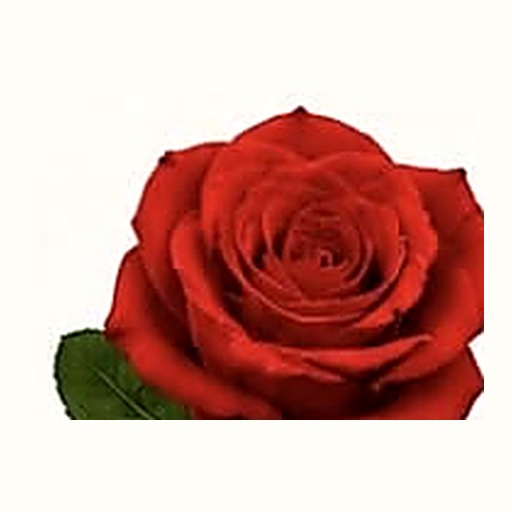
#> input picture assets/cards/flowers/01-rose-photo.jpg, 512 x 512 px, given in place of 61c03115b0e1bf1c179a8a5075299608.jpg, which was not available
$ python extract_flower_cards.py
#> lines starting #> are read from the running program, lines starting #| are printed output that depends on the picture; pictures that were not available may be replaced by others from this repository, and a replacement may not be noted
"""Extract clean flower-only card art from the three supplied reference sheets."""

from __future__ import annotations

import json
import re
from pathlib import Path

from PIL import Image, ImageChops, ImageEnhance, ImageFilter, ImageOps, ImageStat


PROJECT = Path(__file__).resolve().parents[1]
OUTPUT = PROJECT / "assets" / "cards" / "flowers"
SOURCE_ROOT = Path(r"C:\Users\1039986\Desktop\DRAWINGS PICS\flowers")

SHEETS = [
    {
        "file": "61c03115b0e1bf1c179a8a5075299608.jpg",
        "names": [
            "Rose", "Sunflower", "Lily", "Peony", "Lavender",
            "Tulip", "Daisy", "Daffodil", "Orchid", "Hydrangea",
            "Carnation", "Iris", "Gerbera", "Calla Lily", "Dahlia",
            "Hyacinth", "Cherry Blossom", "Marigold", "Lotus", "Gardenia",
            "Baby's Breath", "Anemone", "Sweet Pea", "Bird of Paradise", "Clematis",
        ],
        "columns": 5,
        "rows": 5,
        "grid": (0, 132, 1125, 1522),
        "inset": (10, 15, 10, 120),
    },
    {
        "file": "ad354126048a6fa24f8944b2f877aa1a.jpg",
        "names": [
            "Rose", "Sunflower", "Lily", "Tulip",
            "Lotus", "Hibiscus", "Daisy", "Daffodil",
            "Lavender", "Peony", "Carnation", "Cherry Blossom",
            "Marigold", "Hydrangea", "Gerbera", "Jasmine",
            "Iris", "Gardenia", "Plumeria", "Pansy",
        ],
        "columns": 4,
        "rows": 5,
        "grid": (13, 213, 723, 1214),
        "inset": (58, 48, 10, 62),
    },
    {
        "file": "d63675048a0ec9fbd0e3d87f0f99a1c7.jpg",
        "names": [
            "Rose", "Tulip", "Daisy", "Sunflower", "Lily",
            "Daffodil", "Marigold", "Gerbera", "Carnation", "Chrysanthemum",
            "Orchid", "Hibiscus", "Lotus", "Water Lily", "Magnolia",
            "Peony", "Poppy", "Iris", "Lavender",
        ],
        "columns": 5,
        "rows": 9,
        "grid": (13, 103, 722, 1156),
        "inset": (7, 1, 7, 55),
    },
]


def slugify(value: str) -> str:
    return re.sub(r"[^a-z0-9]+", "-", value.lower()).strip("-")


def center_foreground(image: Image.Image) -> Image.Image:
    image = image.crop((4, 4, image.width - 4, image.height - 4))
    corners = Image.new("RGB", (4, 1))
    corner_pixels = [
        image.getpixel((0, 0)), image.getpixel((image.width - 1, 0)),
        image.getpixel((0, image.height - 1)), image.getpixel((image.width - 1, image.height - 1)),
    ]
    corners.putdata(corner_pixels)
    background = tuple(round(value) for value in ImageStat.Stat(corners).median)
    difference = ImageChops.difference(image, Image.new("RGB", image.size, background))
    mask = ImageChops.lighter(
        ImageChops.lighter(difference.getchannel("R"), difference.getchannel("G")),
        difference.getchannel("B"),
    )
    mask = mask.point(lambda value: 255 if value > 18 else 0)
    bounds = mask.getbbox()
    if bounds:
        padding_x = max(5, round((bounds[2] - bounds[0]) * 0.05))
        padding_y = max(5, round((bounds[3] - bounds[1]) * 0.05))
        bounds = (
            max(0, bounds[0] - padding_x), max(0, bounds[1] - padding_y),
            min(image.width, bounds[2] + padding_x), min(image.height, bounds[3] + padding_y),
        )
        image = image.crop(bounds)
    return image


def extract_cell(image: Image.Image, sheet: dict, index: int) -> Image.Image:
    left, top, right, bottom = sheet["grid"]
    cell_width = (right - left) / sheet["columns"]
    cell_height = (bottom - top) / sheet["rows"]
    column = index % sheet["columns"]
    row = index // sheet["columns"]
    inset_left, inset_top, inset_right, inset_bottom = sheet["inset"]
    box = (
        round(left + column * cell_width + inset_left),
        round(top + row * cell_height + inset_top),
        round(left + (column + 1) * cell_width - inset_right),
        round(top + (row + 1) * cell_height - inset_bottom),
    )
    crop = image.crop(box).convert("RGB")
    crop = center_foreground(crop)
    crop = ImageEnhance.Contrast(crop).enhance(1.04)
    crop = crop.filter(ImageFilter.UnsharpMask(radius=1.2, percent=115, threshold=3))

    fitted = ImageOps.contain(crop, (456, 456), Image.Resampling.LANCZOS)
    card = Image.new("RGB", (512, 512), "#fffdf8")
    card.paste(fitted, ((512 - fitted.width) // 2, (512 - fitted.height) // 2))
    return card


def main() -> None:
    entries = []
    card_number = 1
    for sheet in SHEETS:
        source = Image.open(SOURCE_ROOT / sheet["file"])
#> source is the input picture: PIL image 512x512 RGB; mean R, G, B 208.5, 164.2, 156.9
        for source_index, name in enumerate(sheet["names"]):
            card = extract_cell(source, sheet, source_index)
            filename = f"{card_number:02d}-{slugify(name)}-photo.jpg"
            card.save(OUTPUT / filename, "JPEG", quality=92, optimize=True, progressive=True)
            entries.append({"id": card_number, "name": name, "file": filename})
            card_number += 1
#> this loop made 25 passes
#> pass 1, in extract_cell, `crop = image.crop(box).convert("RGB")`:
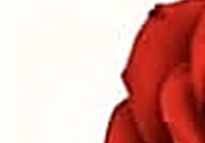
#> crop: PIL image 205x143 RGB; mean R, G, B 221.1, 168.5, 161.6
#> pass 1, in center_foreground, `image = image.crop((4, 4, image.width - 4, image.height - 4))`:
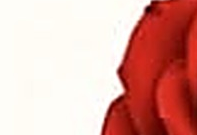
#> image: PIL image 197x135 RGB; mean R, G, B 221.6, 168.9, 161.9
#> pass 1, in center_foreground, `difference = ImageChops.difference(image, Image.new("RGB", image.size,..`:
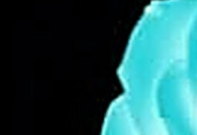
#> difference: PIL image 197x135 RGB; mean R, G, B 33, 84.2, 86.4
#> pass 1, in center_foreground, `mask = ImageChops.lighter( ImageChops.lighter(difference.getchannel("R..`:
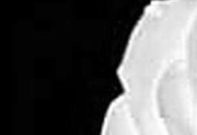
#> mask: PIL image 197x135 L; min 0, max 253, mean 86.6
#> after the loop:
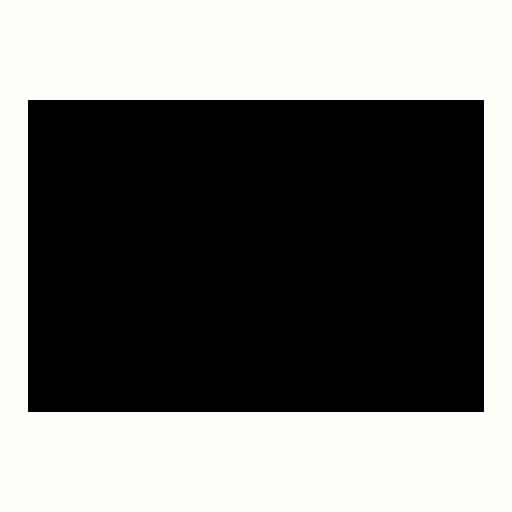
#> card: PIL image 512x512 RGB; mean R, G, B 116.6, 115.7, 113.4
#> after the loop, card_number = 26; entries = 25 items
#> pass 2 of the loop in main, `for sheet in SHEETS:`:
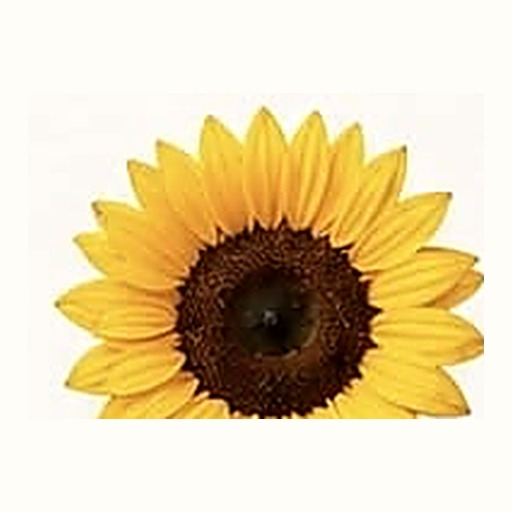
#> input picture assets/cards/flowers/02-sunflower-photo.jpg, 512 x 512 px, given in place of ad354126048a6fa24f8944b2f877aa1a.jpg, which was not available
#> in main, source is the input picture: PIL image 512x512 RGB; mean R, G, B 225.7, 207.7, 169.7
#> the loop in main, `for source_index, name in enumerate(sheet["names"]):` made 20 passes
#> filename on passes 4, 8, 9, 10, 11: '29-tulip-photo.jpg', '33-daffodil-photo.jpg', '34-lavender-photo.jpg', '35-peony-photo.jpg', '36-carnation-photo.jpg'
#> pass 1, in center_foreground (call 26), `mask = ImageChops.lighter( ImageChops.lighter(difference.getchannel("R..`:
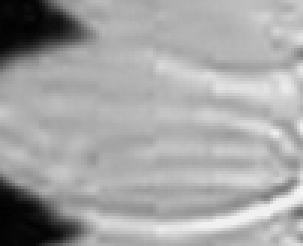
#> mask: PIL image 101x82 L (shown 3 times larger); min 1, max 248, mean 164.1
#> after the loop in main, `for source_index, name in enumerate(sheet["names"]):`:
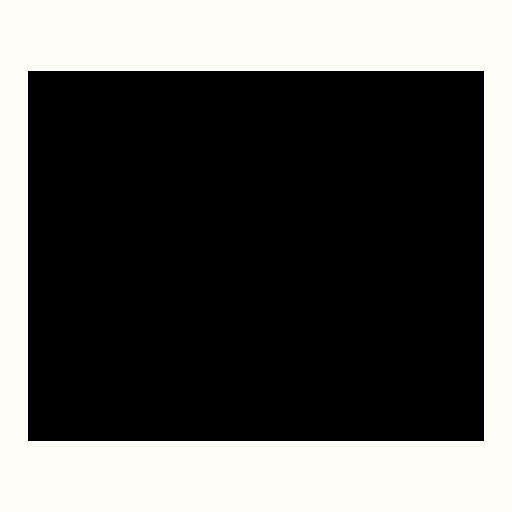
#> card: PIL image 512x512 RGB; mean R, G, B 90.9, 90.2, 88.4
#> after the loop in main, `for source_index, name in enumerate(sheet["names"]):`: card_number = 46; entries = 45 items

    if len(entries) != 64:
        raise RuntimeError(f"Expected 64 cards, extracted {len(entries)}")

    (OUTPUT / "manifest.json").write_text(
        json.dumps(entries, ensure_ascii=False, indent=2) + "\n", encoding="utf-8"
    )
    runtime = (
        'window.MEMORY_GAME_CARD_MANIFESTS = window.MEMORY_GAME_CARD_MANIFESTS || {}; '
        'window.MEMORY_GAME_CARD_MANIFESTS["flowers"] = '
        + json.dumps(entries, ensure_ascii=False)
        + ";\n"
    )
    (OUTPUT / "manifest.runtime.js").write_text(runtime, encoding="utf-8")
    print(f"Extracted {len(entries)} flower cards to {OUTPUT}")
#| Extracted 64 flower cards to assets/cards/flowers


if __name__ == "__main__":
    main()
